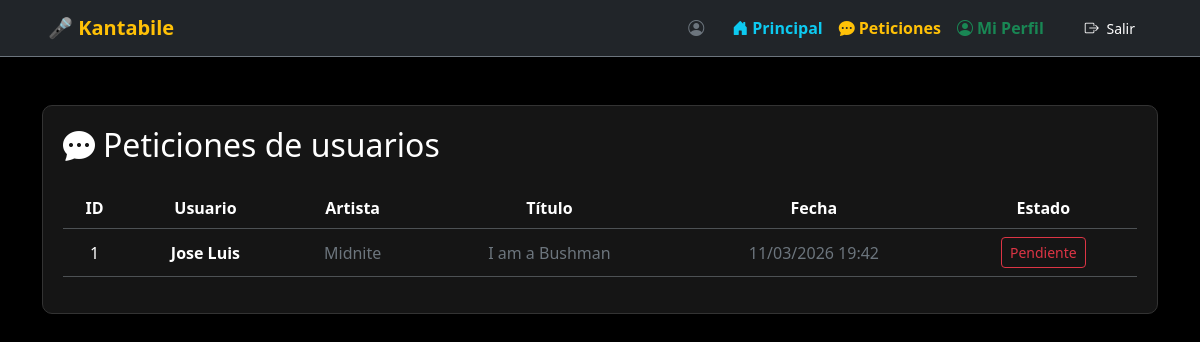
Before: /administrador/peticiones_admin.php with the older database file.
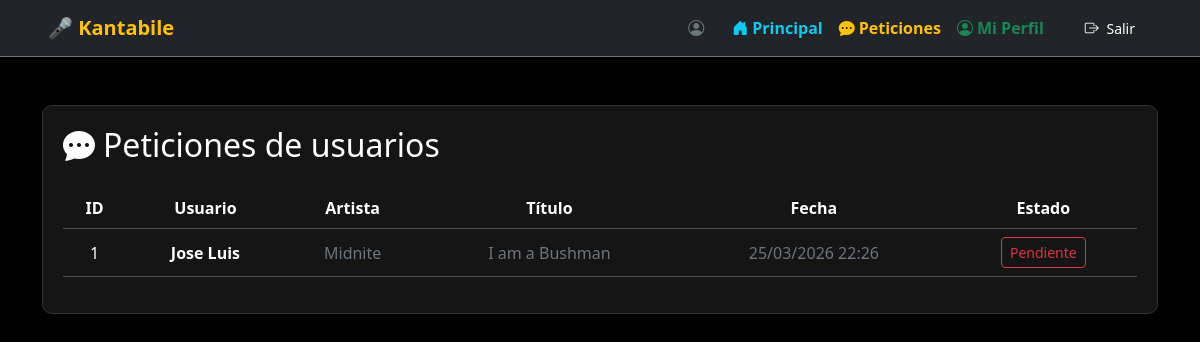
After: the same page with the newer database file.
### tables this page shows
CREATE TABLE `peticiones` (
  `id_peticion` int(11) NOT NULL,
  `usuario` int(11) NOT NULL,
  `artista` varchar(50) NOT NULL,
  `titulo` varchar(50) NOT NULL,
  `estado` tinyint(1) NOT NULL DEFAULT 0 COMMENT '0 - pendiente\r\n1 - realizado',
  `fechaHora` timestamp NOT NULL DEFAULT current_timestamp() ON UPDATE current_timestamp()
);

CREATE TABLE `usuarios` (
  `id` int(11) NOT NULL,
  `nombre` varchar(100) NOT NULL,
  `email` varchar(100) NOT NULL,
  `passwd` varchar(255) NOT NULL,
  `rol` int(11) NOT NULL DEFAULT 1 COMMENT '1-Usuario\r\n2-Administrador',
  `estado` tinyint(1) NOT NULL COMMENT '0 - activo\r\n1 - bloqueado',
  `registrado` timestamp NOT NULL DEFAULT current_timestamp() ON UPDATE current_timestamp()
);

### administrador/peticiones_admin.php (the view, shortened to what this page needs)
<?php
include("../includes/conexion.php");
$consulta = "SELECT  p.id_peticion, p.usuario, u.nombre AS nombre_usuario, p.artista, p.titulo, p.estado, p.fechaHora
             FROM peticiones p, usuarios u
             WHERE p.usuario = u.id
             ORDER BY p.fechaHora DESC";
$resultado = mysqli_query($conn, $consulta);
?>
<!DOCTYPE html>
<html lang="es">
<head>
    <link href="https://cdn.jsdelivr.net/npm/bootstrap@5.3.2/dist/css/bootstrap.min.css" rel="stylesheet">
    <link rel="stylesheet" href="https://cdn.jsdelivr.net/npm/bootstrap-icons@1.11.1/font/bootstrap-icons.css">
</head>
<body>
    <?php include("../includes/navbar.php"); ?>
    <div class="container mt-5">
        <div class="card-dark">
            <h2 class="mb-4"><i class="bi bi-chat-dots-fill me-2"></i>Peticiones de usuarios</h2>
            <table class="table table-dark table-hover align-middle text-center">
                <thead>
                    <tr>
                        <th>ID</th>
                        <th>Usuario</th>
                        <th>Artista</th>
                        <th>Título</th>
                        <th>Fecha</th>
                        <th>Estado</th>
                    </tr>
                </thead>
                <tbody>
                    <?php if (mysqli_num_rows($resultado) > 0) { ?>
                        <?php while ($row = mysqli_fetch_assoc($resultado)) {
                            $completa = $row['estado'] == 1;
                            $btn_color = $completa ? 'btn-outline-success' : 'btn-outline-danger';
                            $btn_texto = $completa ? 'Completo' : 'Pendiente';
                            $nombre_usuario = $row['nombre_usuario'];
                        ?>
                            <tr>
                                <td><?php echo $row['id_peticion']; ?></td>
                                <td><strong><?php echo $nombre_usuario; ?></strong></td>
                                <td class="text-secondary"><?php echo $row['artista']; ?></td>
                                <td class="text-secondary"><?php echo $row['titulo']; ?></td>
                                <td class="text-secondary"><?php echo date('d/m/Y H:i', strtotime($row['fechaHora'])); ?></td>
                                <td class="text-center">
                                    <form method="POST" class="d-inline">
                                        <button type="submit" name="cambiar_estado" class="btn btn-sm <?php echo $btn_color; ?>">
                                            <?php echo $btn_texto; ?>
                                        </button>
                                    </form>
                                </td>
                            </tr>
                        <?php } ?>
                    <?php } else { ?>
                        <tr>
                            <td colspan="6" class="text-center text-secondary">No hay peticiones registradas.</td>
                        </tr>
                    <?php } ?>
                </tbody>
            </table>
        </div>
    </div>
</body>
</html>

Changed rows visible on the page:
changed peticiones "Midnite": fechaHora "11/03/2026 19:42" → "25/03/2026 22:26"
